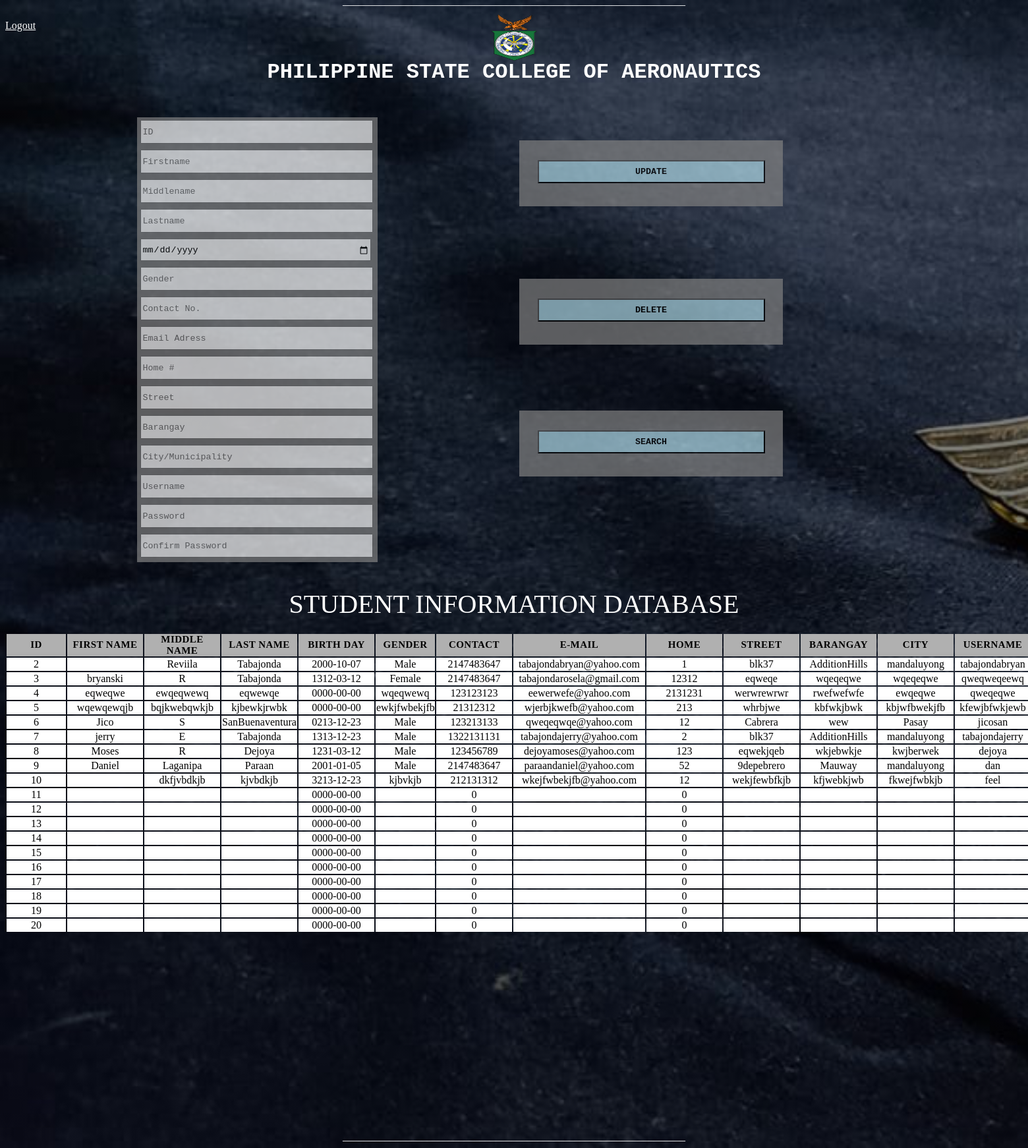
The app's page /backend.php with its own data.
### tables this page shows
CREATE TABLE `registration` (
  `ID` int(100) NOT NULL,
  `Firstname` varchar(100) NOT NULL,
  `Middlename` varchar(100) NOT NULL,
  `Lastname` varchar(100) NOT NULL,
  `Birthday` date NOT NULL,
  `Gender` varchar(100) NOT NULL,
  `ContactNumber` int(100) NOT NULL,
  `EmailAddress` varchar(100) NOT NULL,
  `HomeNum` int(100) NOT NULL,
  `Street` varchar(100) NOT NULL,
  `Barangay` varchar(100) NOT NULL,
  `CityMunicipality` varchar(100) NOT NULL,
  `Username` varchar(100) NOT NULL,
  `Password` varchar(100) NOT NULL,
  `Repassword` varchar(100) NOT NULL
);

### backend.php (the view, shortened to what this page needs)
<!DOCTYPE html>
<?php
$host = "localhost";
$user = "root";
$pass = "";
$dbName = "student_db";
try {
  $dsn = "mysql:host=" . $host . ";dbname=" . $dbName;
  $pdo = new PDO($dsn, $user, $pass);
} catch(PDOException $e) {
  echo '<script>alert("Connection to Database Failed")</script>';
}
  $id = "";
  $fname = "";
  $mname = "";
  $lname = "";
  $bday = "";
  $gender = "";
  $contact = "";
  $email = "";
  $home = "";
  $street = "";
  $barangay = "";
  $city = "";
  $us = "";
  $pas = "";
  $repas = "";
?>
<?php
$host = "localhost";
$user = "root";
$pass = "";
$dbName = "student_db";
try {
  $dsn = "mysql:host=" . $host . ";dbname=" . $dbName;
  $pdo = new PDO($dsn, $user, $pass);
} catch(PDOException $e) {
  echo '<script>alert("Connection to Database Failed")</script>';
}
  $select = 'SELECT * FROM registration';
  $statement = $pdo->prepare($select);
  $statement->execute();
  $students = $statement->fetchAll(PDO::FETCH_OBJ);
?>
<html>
<head>
	<link rel="stylesheet" type="text/css" href="registyle.css">
</head>
<body>
	<center><div class="line">
	</div></center>
	<center><div class="pic">
		<img src="philsca.png">
	</div></center>
	<div class="title">
		<h1 align="CENTER">PHILIPPINE STATE COLLEGE OF AERONAUTICS</h1>
	</div>
	<div class="logoutings"><a href="logout.php" class="logout">Logout</a></div>
		<div class="containerr">
		<form id="porma" name="pormaa" action="" method="POST">
			<div class="inputControlss">
				<div class="inputControl">
					<div class="inputText1.5">
						<input type="text" id="id" name="id" value="<?php echo $id;?>" placeholder="ID">
					</div>
				</div>
				<div class="inputControl">
					<div class="inputText1.5">
						<input type="text" id="fName" name="fName" value="<?php echo $fname;?>" placeholder="Firstname">
					</div>
				</div>
				<div class="inputControl2">
					<div class="inputText2">
						<input type="text" id="mName" name="mName" value="<?php echo $mname;?>" placeholder="Middlename">
					</div>
				</div>
				<div class="inputControl3">
					<div class="inputText3">
						<input type="text" id="lName" name="lName" value="<?php echo $lname;?>" placeholder="Lastname">
					</div>
				</div>
				<div class="inputControlB">
					<div class="inputTextB">
						<input type="date" id="bDay" name="bDay" value="<?php echo $bday;?>" placeholder="Birthday">
					</div>
				</div>
				<div class="inputControlG">
					<div class="inputTextG">
						<input type="text" id="gender" name="gender" value="<?php echo $gender;?>" placeholder="Gender">
					</div>
				</div>
				<div class="inputControlC">
					<div class="inputTextC">
						<input type="text" id="contact" name="contact" value="<?php echo $contact;?>" placeholder="Contact No.">
					</div>
				</div>
				<div class="inputControl5">
					<div class="inputText5">
						<input type="text" id="email" name="email" value="<?php echo $email;?>" placeholder="Email Adress">
					</div>
				</div>
				<div class="inputControlH">
					<div class="inputTextH">
						<input type="text" id="home" name="home" value="<?php echo $home;?>" placeholder="Home #">
					</div>
				</div>
				<div class="inputControlS">
					<div class="inputTextS">
						<input type="text" id="street" name="street" value="<?php echo $street;?>" placeholder="Street">
					</div>
				</div>
				<div class="inputControlBa">
					<div class="inputTextBa">
						<input type="text" id="barangay" name="barangay" value="<?php echo $barangay;?>" placeholder="Barangay">
					</div>
				</div>
				<div class="inputControlM">
					<div class="inputTextM">
						<input type="text" id="city" name="city" value="<?php echo $city;?>" placeholder="City/Municipality">
					</div>
				</div>
				<div class="inputControlUsername">
					<div class="inputTextUs">
						<input type="text" id="username" name="username" value="<?php echo $us;?>" placeholder="Username">
					</div>
				</div>
				<div class="inputControlPassword">
					<div class="inputTextPa">
						<input type="password" id="password" name="password" value="<?php echo $pas;?>" placeholder="Password">
					</div>
				</div>
				<div class="inputControlConPassword">
					<div class="inputTextCo">
						<input type="password" id="repassword" name="repassword" value="<?php echo $repas;?>" placeholder="Confirm Password">
					</div>
				</div>
			</div>
			</div>
				<div class="pindot">
					<div class="smallcontainer">
						<center><input type="submit" name="Update" value="UPDATE" onclick="return alphanumericValidation(document.pormaa.fName,document.pormaa.mName,document.pormaa.lName,document.pormaa.bDay,document.pormaa.gender,document.pormaa.contact,document.pormaa.email,document.pormaa.home,document.pormaa.street,document.pormaa.barangay,document.pormaa.city,document.pormaa.username,document.pormaa.password,document.pormaa.repassword)"></center>
					</div>
					<div class="smallcontainer1">
						<center><input type="submit" name="Delete" value="DELETE"></center>
					</div>
					<div class="smallcontainer2">
						<center><input type="submit" name="Search" value="SEARCH"></center>
					</div>
				</div>
	<div class = "table-title"> STUDENT INFORMATION DATABASE </div>
	<div>
		<table>
          <tr class="table-header">
            <th class="maliit"> ID </th>
            <th> First Name </th>
            <th> Middle Name </th>
            <th> Last Name </th>
            <th> Birth Day </th>
            <th class="maliit"> Gender </th>
            <th> Contact </th>
            <th class="malaki"> E-mail </th>
            <th> Home </th>
            <th> Street </th>
            <th> Barangay </th>
            <th> City </th>
            <th> Username </th>
          </tr>
        <?php foreach($students as $s): ?>
            <tr class="table-row">
           	  <td class="maliit"><?= $s->ID; ?></td>
              <td><?= $s->Firstname; ?></td>
              <td><?= $s->Middlename; ?></td>
              <td><?= $s->Lastname; ?></td>
              <td><?= $s->Birthday; ?></td>
              <td class="maliit"><?= $s->Gender; ?></td>
              <td><?= $s->ContactNumber; ?></td>
              <td class="malaki"><?= $s->EmailAddress; ?></td>
              <td><?= $s->HomeNum; ?></td>
              <td><?= $s->Street; ?></td>
              <td><?= $s->Barangay; ?></td>
              <td><?= $s->CityMunicipality; ?></td>
              <td><?= $s->Username; ?></td>
            </tr>
          <?php endforeach; ?>
		</table>
	</div>
	<center><div class="line1">
		_________________________________________________________________
	</div></center>
</body>
</html>

### registyle.css (style rules this page uses)
body { background-image:linear-gradient(rgba(0,0,0,0.5),rgba(0,0,0,0.5)),url(wing.png); background-size: cover; background-attachment: fixed; }
.line { color: white; transform: translateY(-15px); }
.pic img { height: 70px; width: 70px; transform: translateY(-4px); }
.title { font-family: Courier; color: white; transform: translateY(-30px); }
.containerr { height: 675px; width: 365px; background-color: gray; transform: translate(200px,-20px); opacity: 0.7; }
.line1 { color: white; transform: translateY(0px); }
.inputControlss input { font-family: Courier; width: 345px; height: 30px; margin: 4.5px; }
.logout { color: white; }
.logoutings { transform: translateY(-150px); }
table { width: 50%; height: 150px; table-layout: fixed; }
th { height: 40%; text-align: center; padding: 0px; width: 115px; }
td { text-align: center; width: 115px; }
.malaki { width: 200px; }
.maliit { width: 90px; }
.table-title { color: white; text-align: center; font-family: "Copperplate", Fantasy; font-size: 40px; padding: 20px; transform: translateY(-300px); }
.table-header { background-color: #B0B0B0; font-size: 15px; color: black; font-weight: bold; text-transform: uppercase; letter-spacing: 0.03em; transform: translateY(-300px); }
.table-row { background-color: #ffffff; box-shadow: 0px 0px 9px 0px rgba(0,0,0,0.1); transform: translateY(-300px); }
.smallcontainer { height: 100px; width: 400px; background-color: gray; transform: translate(780px,-660px); opacity: 0.7; }
.smallcontainer1 { height: 100px; width: 400px; background-color: gray; transform: translate(780px,-550px); opacity: 0.7; }
.smallcontainer2 { height: 100px; width: 400px; background-color: gray; transform: translate(780px,-450px); opacity: 0.7; }
.pindot input { font-family: Courier; width: 345px; height: 35px; margin: 4.5px; background-color:lightblue; font-weight: bolder; margin-top: 30px; }

### records on screen
registration: ID "2", Middlename "Reviila", Lastname "Tabajonda", Birthday "2000-10-07", Gender "Male", ContactNumber "2147483647", EmailAddress "tabajondabryan@yahoo.com", HomeNum "1", Street "blk37", Barangay "AdditionHills", CityMunicipality "mandaluyong", Username "tabajondabryan"
registration: ID "3", Firstname "bryanski", Middlename "R", Lastname "Tabajonda", Birthday "1312-03-12", Gender "Female", ContactNumber "2147483647", EmailAddress "tabajondarosela@gmail.com", HomeNum "12312", Street "eqweqe", Barangay "wqeqeqwe", CityMunicipality "wqeqeqwe", Username "qweqweqeewq"
registration: ID "4", Firstname "eqweqwe", Middlename "ewqeqwewq", Lastname "eqwewqe", Birthday "0000-00-00", Gender "wqeqwewq", ContactNumber "123123123", EmailAddress "eewerwefe@yahoo.com", HomeNum "2131231", Street "werwrewrwr", Barangay "rwefwefwfe", CityMunicipality "ewqeqwe", Username "qweqeqwe"
registration: ID "5", Firstname "wqewqewqjb", Middlename "bqjkwebqwkjb", Lastname "kjbewkjrwbk", Birthday "0000-00-00", Gender "ewkjfwbekjfb", ContactNumber "21312312", EmailAddress "wjerbjkwefb@yahoo.com", HomeNum "213", Street "whrbjwe", Barangay "kbfwkjbwk", CityMunicipality "kbjwfbwekjfb", Username "kfewjbfwkjewb"
registration: ID "6", Firstname "Jico", Middlename "S", Lastname "SanBuenaventura", Birthday "0213-12-23", Gender "Male", ContactNumber "123213133", EmailAddress "qweqeqwqe@yahoo.com", HomeNum "12", Street "Cabrera", Barangay "wew", CityMunicipality "Pasay", Username "jicosan"
registration: ID "7", Firstname "jerry", Middlename "E", Lastname "Tabajonda", Birthday "1313-12-23", Gender "Male", ContactNumber "1322131131", EmailAddress "tabajondajerry@yahoo.com", HomeNum "2", Street "blk37", Barangay "AdditionHills", CityMunicipality "mandaluyong", Username "tabajondajerry"
registration: ID "8", Firstname "Moses", Middlename "R", Lastname "Dejoya", Birthday "1231-03-12", Gender "Male", ContactNumber "123456789", EmailAddress "dejoyamoses@yahoo.com", HomeNum "123", Street "eqwekjqeb", Barangay "wkjebwkje", CityMunicipality "kwjberwek", Username "dejoya"
registration: ID "9", Firstname "Daniel", Middlename "Laganipa", Lastname "Paraan", Birthday "2001-01-05", Gender "Male", ContactNumber "2147483647", EmailAddress "paraandaniel@yahoo.com", HomeNum "52", Street "9depebrero", Barangay "Mauway", CityMunicipality "mandaluyong", Username "dan"
registration: ID "10", Middlename "dkfjvbdkjb", Lastname "kjvbdkjb", Birthday "3213-12-23", Gender "kjbvkjb", ContactNumber "212131312", EmailAddress "wkejfwbekjfb@yahoo.com", HomeNum "12", Street "wekjfewbfkjb", Barangay "kfjwebkjwb", CityMunicipality "fkwejfwbkjb", Username "feel"
registration: ID "11", Birthday "0000-00-00", ContactNumber "0", HomeNum "0"
registration: ID "12", Birthday "0000-00-00", ContactNumber "0", HomeNum "0"
registration: ID "13", Birthday "0000-00-00", ContactNumber "0", HomeNum "0"
registration: ID "14", Birthday "0000-00-00", ContactNumber "0", HomeNum "0"
registration: ID "15", Birthday "0000-00-00", ContactNumber "0", HomeNum "0"
registration: ID "16", Birthday "0000-00-00", ContactNumber "0", HomeNum "0"
registration: ID "17", Birthday "0000-00-00", ContactNumber "0", HomeNum "0"
registration: ID "18", Birthday "0000-00-00", ContactNumber "0", HomeNum "0"
registration: ID "19", Birthday "0000-00-00", ContactNumber "0", HomeNum "0"
registration: ID "20", Birthday "0000-00-00", ContactNumber "0", HomeNum "0"
